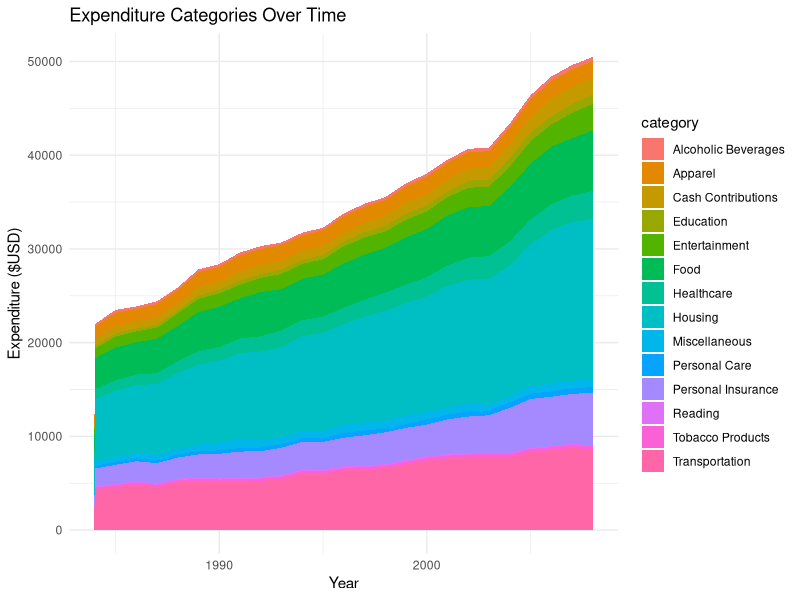

Generate this figure with R:
# Load libraries
library(ggplot2)
# library(dplyr)

# Set Working Directory
setwd("C:/Users/micha/OneDrive/Documents/GitHub/DSC640/Weeks5-6/")

# Load data
unempDF <- read.csv("unemployment_cleaned.csv")
expenDF <- read.csv("expenditures.csv")

head(expenDF)
str(expenDF)

# Convert column to datetime data type
# expenDF$year <- as.Date(expenDF$year, format = "%Y")

ggplot(expenDF, aes(x=year, y=expenditure, fill=category)) + 
  geom_area() + 
  theme_minimal() +
  labs(y="Expenditure ($USD)", x="Year") +
  ggtitle("Expenditure Categories Over Time")








